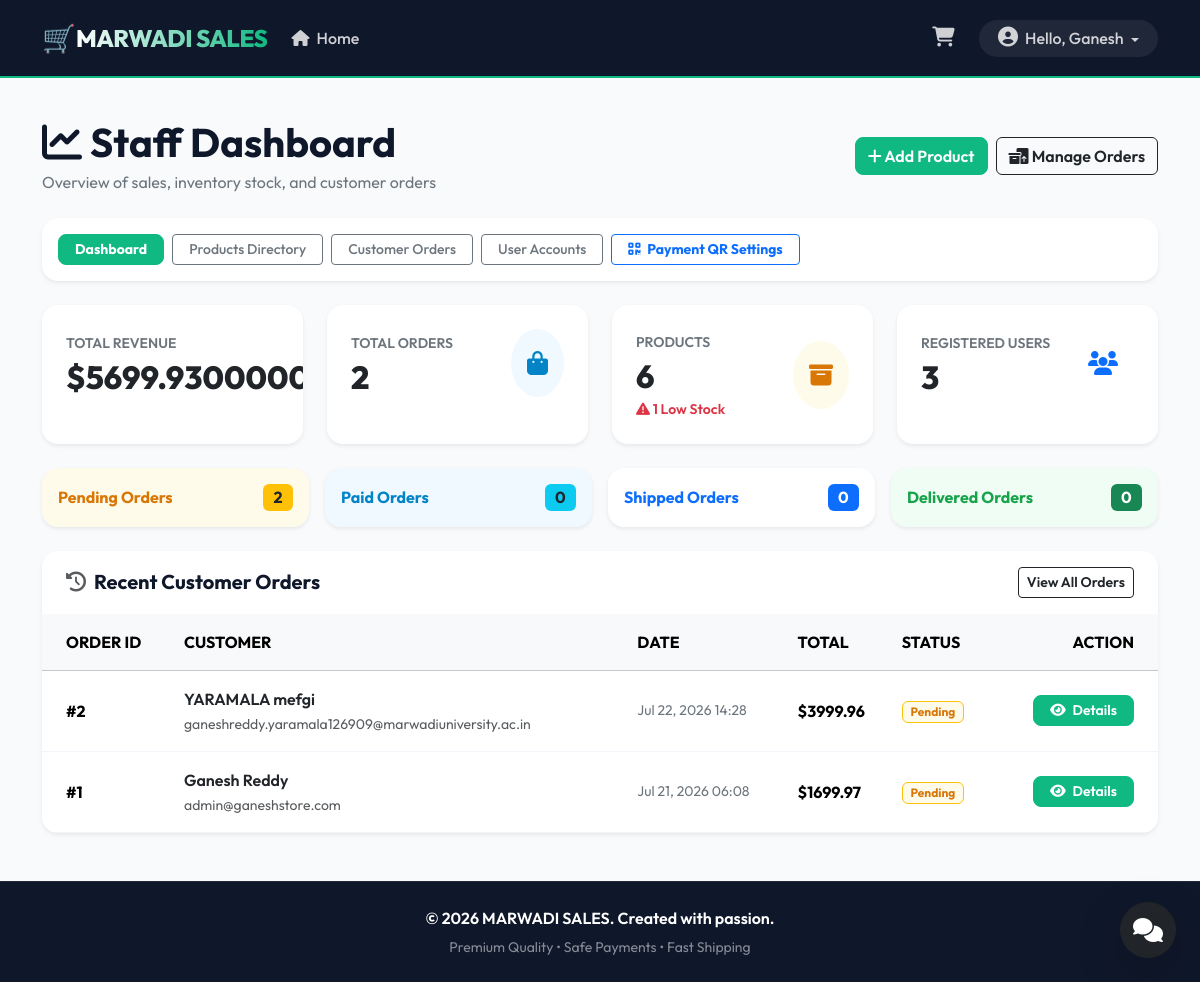
The page /staff/ (signed in) on the database its author committed.
### orders/models.py (models this page shows, shortened)
class Order(models.Model):
    STATUS_CHOICES = (
        ('Pending', 'Pending'),
        ('Paid', 'Paid'),
        ('Shipped', 'Shipped'),
        ('Delivered', 'Delivered'),
        ('Cancelled', 'Cancelled'),
    )
    user = models.ForeignKey(User, on_delete=models.CASCADE, related_name='orders', null=True, blank=True)
    first_name = models.CharField(max_length=50)
    last_name = models.CharField(max_length=50)
    email = models.EmailField()
    address = models.CharField(max_length=250)
    postal_code = models.CharField(max_length=20)
    city = models.CharField(max_length=100)
    created_at = models.DateTimeField(auto_now_add=True)
    updated_at = models.DateTimeField(auto_now=True)
    status = models.CharField(max_length=20, choices=STATUS_CHOICES, default='Pending')
    total_price = models.DecimalField(max_digits=10, decimal_places=2, default=0.00)

### staff/views.py (the view)
# urls.py: path('', views.staff_dashboard, name='dashboard'),
@user_passes_test(is_staff_check, login_url='accounts:login')
def staff_dashboard(request):
    total_revenue = Order.objects.aggregate(Sum('total_price'))['total_price__sum'] or 0.00
    total_orders = Order.objects.count()
    status_counts = {
        'pending': Order.objects.filter(status='Pending').count(),
        'paid': Order.objects.filter(status='Paid').count(),
        'shipped': Order.objects.filter(status='Shipped').count(),
        'delivered': Order.objects.filter(status='Delivered').count(),
    }
    total_products = Product.objects.count()
    low_stock_count = Product.objects.filter(stock__lte=5).count()
    total_customers = User.objects.count()
    recent_orders = Order.objects.all().order_by('-created_at')[:8]
    recent_products = Product.objects.all().order_by('-created_at')[:5]
    context = {
        'total_revenue': total_revenue,
        'total_orders': total_orders,
        'status_counts': status_counts,
        'total_products': total_products,
        'low_stock_count': low_stock_count,
        'total_customers': total_customers,
        'recent_orders': recent_orders,
        'recent_products': recent_products,
    }
    return render(request, 'staff/dashboard.html', context)

### staff/templates/staff/dashboard.html (shortened to what this page needs)
{% extends 'base.html' %}
{% load static %}
{% block content %}
<div class="d-flex flex-column flex-md-row justify-content-between align-items-md-center mb-4">
    <div>
        <h1 class="fw-bold mb-1"><i class="fa-solid fa-chart-line text-emerald me-2"></i>Staff Dashboard</h1>
        <p class="text-secondary mb-0">Overview of sales, inventory stock, and customer orders</p>
    </div>
    <div class="mt-3 mt-md-0 d-flex gap-2">
        <a href="{% url 'staff:product_create' %}" class="btn btn-emerald fw-semibold">
            <i class="fa-solid fa-plus me-1.5"></i> Add Product
        </a>
        <a href="{% url 'staff:order_list' %}" class="btn btn-outline-dark fw-semibold">
            <i class="fa-solid fa-boxes-packing me-1.5"></i> Manage Orders
        </a>
    </div>
</div>
<div class="card border-0 shadow-sm rounded-4 mb-4 bg-white p-3">
    <div class="d-flex flex-wrap gap-2">
        <a href="{% url 'staff:dashboard' %}" class="btn btn-emerald btn-sm px-3 fw-bold">Dashboard</a>
        <a href="{% url 'staff:product_list' %}" class="btn btn-outline-secondary btn-sm px-3 fw-medium">Products Directory</a>
        <a href="{% url 'staff:order_list' %}" class="btn btn-outline-secondary btn-sm px-3 fw-medium">Customer Orders</a>
        <a href="{% url 'staff:user_list' %}" class="btn btn-outline-secondary btn-sm px-3 fw-medium">User Accounts</a>
        <a href="{% url 'staff:payment_settings' %}" class="btn btn-outline-primary btn-sm px-3 fw-bold"><i class="fa-solid fa-qrcode me-1"></i> Payment QR Settings</a>
    </div>
</div>
<div class="row g-4 mb-4">
    <div class="col-sm-6 col-lg-3">
        <div class="card border-0 shadow-sm rounded-4 p-4 bg-white h-100 position-relative overflow-hidden">
            <div class="d-flex align-items-center justify-content-between">
                <div>
                    <span class="text-secondary small fw-semibold text-uppercase">Total Revenue</span>
                    <h2 class="fw-extrabold text-dark mb-0 mt-1">${{ total_revenue }}</h2>
                </div>
            </div>
        </div>
    </div>
    <div class="col-sm-6 col-lg-3">
        <div class="card border-0 shadow-sm rounded-4 p-4 bg-white h-100 position-relative overflow-hidden">
            <div class="d-flex align-items-center justify-content-between">
                <div>
                    <span class="text-secondary small fw-semibold text-uppercase">Total Orders</span>
                    <h2 class="fw-extrabold text-dark mb-0 mt-1">{{ total_orders }}</h2>
                </div>
                <div class="rounded-circle bg-info-light p-3 text-info fs-4">
                    <i class="fa-solid fa-bag-shopping"></i>
                </div>
            </div>
        </div>
    </div>
    <div class="col-sm-6 col-lg-3">
        <div class="card border-0 shadow-sm rounded-4 p-4 bg-white h-100 position-relative overflow-hidden">
            <div class="d-flex align-items-center justify-content-between">
                <div>
                    <span class="text-secondary small fw-semibold text-uppercase">Products</span>
                    <h2 class="fw-extrabold text-dark mb-0 mt-1">{{ total_products }}</h2>
                    {% if low_stock_count > 0 %}
                        <small class="text-danger fw-semibold"><i class="fa-solid fa-triangle-exclamation"></i> {{ low_stock_count }} Low Stock</small>
                    {% else %}
                        <small class="text-success fw-semibold"><i class="fa-solid fa-check"></i> Stock Healthy</small>
                    {% endif %}
                </div>
                <div class="rounded-circle bg-warning-light p-3 text-warning fs-4">
                    <i class="fa-solid fa-box-archive"></i>
                </div>
            </div>
        </div>
    </div>
    <div class="col-sm-6 col-lg-3">
        <div class="card border-0 shadow-sm rounded-4 p-4 bg-white h-100 position-relative overflow-hidden">
            <div class="d-flex align-items-center justify-content-between">
                <div>
                    <span class="text-secondary small fw-semibold text-uppercase">Registered Users</span>
                    <h2 class="fw-extrabold text-dark mb-0 mt-1">{{ total_customers }}</h2>
                </div>
                <div class="rounded-circle bg-primary-light p-3 text-primary fs-4">
                    <i class="fa-solid fa-users"></i>
                </div>
            </div>
        </div>
    </div>
</div>
<div class="row g-3 mb-4">
    <div class="col-6 col-md-3">
        <a href="{% url 'staff:order_list' %}?status=Pending" class="text-decoration-none">
            <div class="card border-0 shadow-sm rounded-4 p-3 bg-warning-light text-warning h-100">
                <div class="d-flex justify-content-between align-items-center">
                    <span class="fw-bold">Pending Orders</span>
                    <span class="badge bg-warning text-dark fs-6">{{ status_counts.pending }}</span>
                </div>
            </div>
        </a>
    </div>
    <div class="col-6 col-md-3">
        <a href="{% url 'staff:order_list' %}?status=Paid" class="text-decoration-none">
            <div class="card border-0 shadow-sm rounded-4 p-3 bg-info-light text-info h-100">
                <div class="d-flex justify-content-between align-items-center">
                    <span class="fw-bold">Paid Orders</span>
                    <span class="badge bg-info text-dark fs-6">{{ status_counts.paid }}</span>
                </div>
            </div>
        </a>
    </div>
    <div class="col-6 col-md-3">
        <a href="{% url 'staff:order_list' %}?status=Shipped" class="text-decoration-none">
            <div class="card border-0 shadow-sm rounded-4 p-3 bg-primary-light text-primary h-100">
                <div class="d-flex justify-content-between align-items-center">
                    <span class="fw-bold">Shipped Orders</span>
                    <span class="badge bg-primary text-white fs-6">{{ status_counts.shipped }}</span>
                </div>
            </div>
        </a>
    </div>
    <div class="col-6 col-md-3">
        <a href="{% url 'staff:order_list' %}?status=Delivered" class="text-decoration-none">
            <div class="card border-0 shadow-sm rounded-4 p-3 bg-success-light text-success h-100">
                <div class="d-flex justify-content-between align-items-center">
                    <span class="fw-bold">Delivered Orders</span>
                    <span class="badge bg-success text-white fs-6">{{ status_counts.delivered }}</span>
                </div>
            </div>
        </a>
    </div>
</div>
<div class="card border-0 shadow-sm rounded-4 overflow-hidden bg-white mb-4">
    <div class="card-header bg-white border-0 py-3 px-4 d-flex justify-content-between align-items-center">
        <h5 class="fw-bold mb-0"><i class="fa-solid fa-clock-rotate-left text-muted me-2"></i>Recent Customer Orders</h5>
        <a href="{% url 'staff:order_list' %}" class="btn btn-sm btn-outline-dark fw-semibold">View All Orders</a>
    </div>
    <div class="table-responsive">
        <table class="table table-align-middle mb-0">
            <thead class="table-light text-uppercase font-size-sm">
                <tr>
                    <th class="ps-4 py-3">Order ID</th>
                    <th class="py-3">Customer</th>
                    <th class="py-3">Date</th>
                    <th class="py-3">Total</th>
                    <th class="py-3">Status</th>
                    <th class="pe-4 py-3 text-end">Action</th>
                </tr>
            </thead>
            <tbody>
                {% for order in recent_orders %}
                    <tr>
                        <td class="ps-4 py-3 fw-bold">#{{ order.id }}</td>
                        <td class="py-3">
                            <div class="fw-semibold text-dark">{{ order.first_name }} {{ order.last_name }}</div>
                            <small class="text-muted">{{ order.email }}</small>
                        </td>
                        <td class="py-3 text-secondary small">{{ order.created_at|date:"M d, Y H:i" }}</td>
                        <td class="py-3 fw-bold text-emerald">${{ order.total_price }}</td>
                        <td class="py-3">
                            {% if order.status == 'Pending' %}
                                <span class="badge bg-warning-light text-warning border border-warning px-2.5 py-1">Pending</span>
                            {% elif order.status == 'Paid' %}
                                <span class="badge bg-info-light text-info border border-info px-2.5 py-1">Paid</span>
                            {% elif order.status == 'Shipped' %}
                                <span class="badge bg-primary-light text-primary border border-primary px-2.5 py-1">Shipped</span>
                            {% elif order.status == 'Delivered' %}
                                <span class="badge bg-success-light text-success border border-success px-2.5 py-1">Delivered</span>
                            {% endif %}
                        </td>
                        <td class="pe-4 py-3 text-end">
                            <a href="{% url 'staff:order_detail' order.id %}" class="btn btn-sm btn-emerald px-3">
                                <i class="fa-solid fa-eye me-1"></i> Details
                            </a>
                        </td>
                    </tr>
                {% empty %}
                    <tr>
                        <td colspan="6" class="text-center py-4 text-muted">No orders placed yet.</td>
                    </tr>
                {% endfor %}
            </tbody>
        </table>
    </div>
</div>
{% endblock %}

### templates/base.html (shortened to what this page needs)
{% load static %}
<!DOCTYPE html>
<html lang="en">
<head>
    <link href="https://cdn.jsdelivr.net/npm/bootstrap@5.3.7/dist/css/bootstrap.min.css" rel="stylesheet">
    <link rel="stylesheet" href="https://cdnjs.cloudflare.com/ajax/libs/font-awesome/6.4.0/css/all.min.css">
    <link rel="stylesheet" href="{% static 'css/style.css' %}">
</head>
<body>
<nav class="navbar navbar-expand-lg sticky-top">
    <div class="container">
        <a class="navbar-brand" href="{% url 'products:home' %}">
            <span class="brand-emoji">🛒</span> <span class="brand-text">MARWADI SALES</span>
        </a>
        <div class="collapse navbar-collapse" id="navbarNav">
            <ul class="navbar-nav me-auto">
                <li class="nav-item">
                    <a class="nav-link" href="{% url 'products:home' %}"><i class="fa-solid fa-house me-1"></i> Home</a>
                </li>
            </ul>
            <ul class="navbar-nav ms-auto align-items-center">
                {% if user.is_authenticated %}
                    <li class="nav-item">
                        <a class="nav-link position-relative me-3" href="{% url 'cart:cart_detail' %}">
                            <i class="fa-solid fa-cart-shopping fs-5"></i>
                        </a>
                    </li>
                    <li class="nav-item dropdown">
                        <a class="nav-link dropdown-toggle user-dropdown" href="#" role="button" data-bs-toggle="dropdown" aria-expanded="false">
                            <i class="fa-solid fa-circle-user me-1 fs-5"></i> Hello, {{ user.username }}
                        </a>
                    </li>
                {% endif %}
            </ul>
        </div>
    </div>
</nav>
<main class="container py-4 flex-grow-1">
    {% block content %}
    {% endblock %}
</main>
<footer class="text-white text-center py-4 mt-auto">
    <div class="container">
        <p class="mb-1 fw-semibold">&copy; 2026 MARWADI SALES. Created with passion.</p>
        <small class="text-white-50">Premium Quality • Safe Payments • Fast Shipping</small>
    </div>
</footer>
<div id="rag-chatbot-container" class="position-fixed bottom-0 end-0 m-4 z-3">
    <button id="chatbot-launcher" class="btn btn-dark btn-lg rounded-circle shadow-lg d-flex align-items-center justify-content-center p-0 ms-auto" style="width: 56px; height: 56px;">
        <i class="fa-solid fa-comments fs-4"></i>
    </button>
</div>
</body>
</html>

### rows shown on the page
Order: id "2", first_name "YARAMALA", last_name "mefgi", email "ganeshreddy.yaramala126909@marwadiuniversity.ac.in", created_at "Jul 22, 2026 14:28", total_price "3999.96", status "Pending"
Order: id "1", first_name "Ganesh", last_name "Reddy", email "admin@ganeshstore.com", created_at "Jul 21, 2026 06:08", total_price "1699.97", status "Pending"

### other values the page prints
{{ user.username }} "Ganesh"
{{ total_orders }} "2"
{{ total_products }} "6"
{{ low_stock_count }} "1"
{{ total_customers }} "3"
{{ status_counts.pending }} "2"
{{ status_counts.paid }} "0"
{{ status_counts.shipped }} "0"
{{ status_counts.delivered }} "0"
